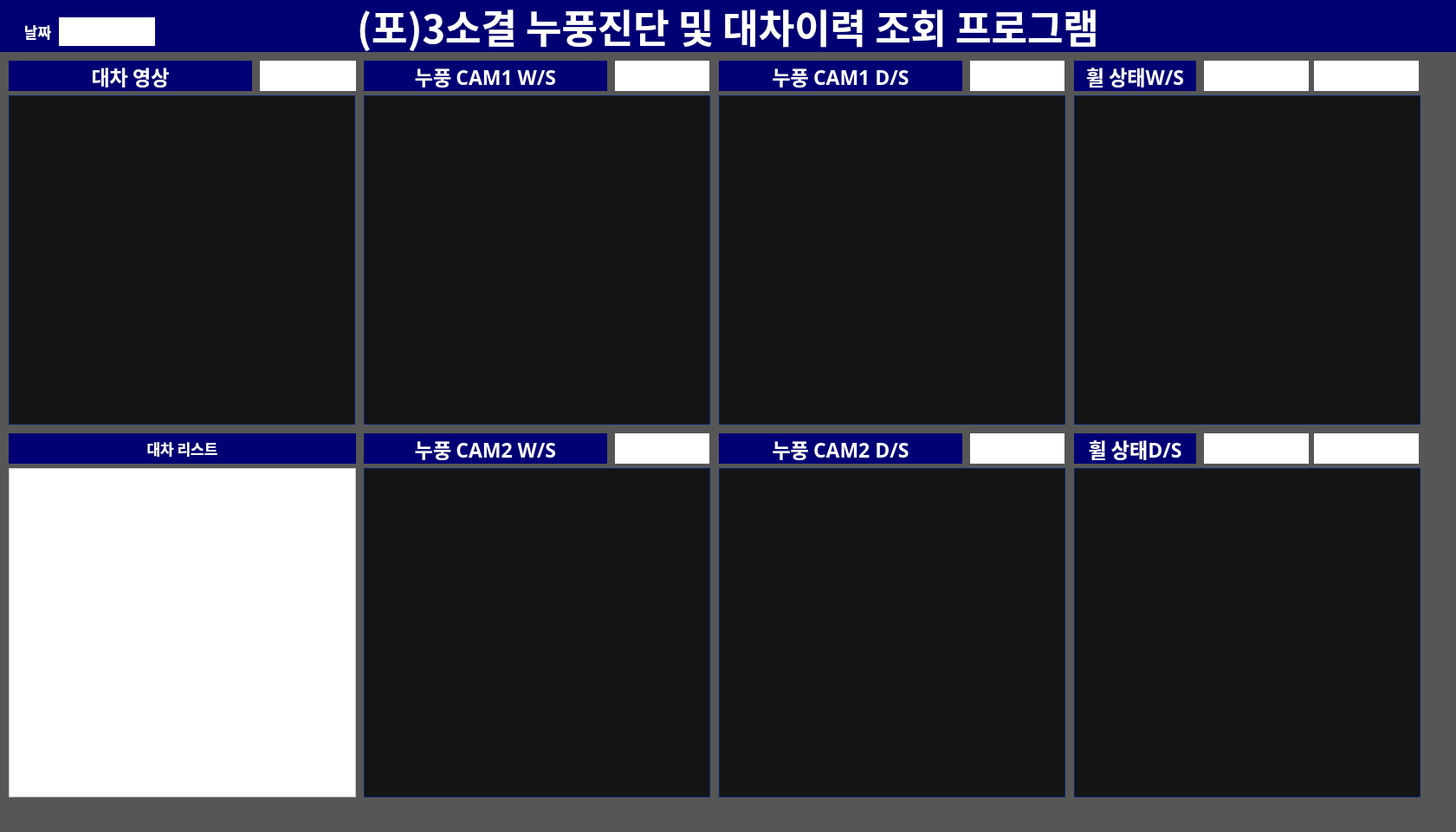
<?xml version="1.0" encoding="UTF-8"?>
<ui version="4.0">
 <class>MainWindow</class>
 <widget class="QMainWindow" name="MainWindow">
  <property name="windowModality">
   <enum>Qt::NonModal</enum>
  </property>
  <property name="enabled">
   <bool>true</bool>
  </property>
  <property name="geometry">
   <rect>
    <x>0</x>
    <y>0</y>
    <width>1681</width>
    <height>960</height>
   </rect>
  </property>
  <property name="sizePolicy">
   <sizepolicy hsizetype="Preferred" vsizetype="Preferred">
    <horstretch>0</horstretch>
    <verstretch>0</verstretch>
   </sizepolicy>
  </property>
  <property name="windowTitle">
   <string>MainWindow</string>
  </property>
  <property name="layoutDirection">
   <enum>Qt::LeftToRight</enum>
  </property>
  <property name="styleSheet">
   <string notr="true">background-color: rgb(86, 86, 86);</string>
  </property>
  <widget class="QWidget" name="centralwidget">
   <widget class="QLabel" name="image_1">
    <property name="geometry">
     <rect>
      <x>10</x>
      <y>110</y>
      <width>400</width>
      <height>380</height>
     </rect>
    </property>
    <property name="font">
     <font>
      <pointsize>15</pointsize>
     </font>
    </property>
    <property name="styleSheet">
     <string notr="true">background-color: rgb(20, 20, 20);
color: rgb(0, 38, 116);</string>
    </property>
    <property name="frameShape">
     <enum>QFrame::Box</enum>
    </property>
    <property name="lineWidth">
     <number>1</number>
    </property>
    <property name="text">
     <string/>
    </property>
    <property name="alignment">
     <set>Qt::AlignCenter</set>
    </property>
   </widget>
   <widget class="QLabel" name="image_2">
    <property name="geometry">
     <rect>
      <x>420</x>
      <y>110</y>
      <width>400</width>
      <height>380</height>
     </rect>
    </property>
    <property name="font">
     <font>
      <pointsize>15</pointsize>
     </font>
    </property>
    <property name="styleSheet">
     <string notr="true">background-color: rgb(20, 20, 20);
color: rgb(0, 38, 116);</string>
    </property>
    <property name="frameShape">
     <enum>QFrame::Box</enum>
    </property>
    <property name="lineWidth">
     <number>1</number>
    </property>
    <property name="text">
     <string/>
    </property>
    <property name="alignment">
     <set>Qt::AlignCenter</set>
    </property>
   </widget>
   <widget class="QLabel" name="name_label">
    <property name="geometry">
     <rect>
      <x>0</x>
      <y>0</y>
      <width>1681</width>
      <height>60</height>
     </rect>
    </property>
    <property name="font">
     <font>
      <family>맑은 고딕</family>
      <pointsize>34</pointsize>
      <weight>75</weight>
      <bold>true</bold>
     </font>
    </property>
    <property name="layoutDirection">
     <enum>Qt::LeftToRight</enum>
    </property>
    <property name="styleSheet">
     <string notr="true">background-color: rgb(0, 0, 117);
color: rgb(255, 255, 255);</string>
    </property>
    <property name="frameShape">
     <enum>QFrame::NoFrame</enum>
    </property>
    <property name="frameShadow">
     <enum>QFrame::Plain</enum>
    </property>
    <property name="lineWidth">
     <number>2</number>
    </property>
    <property name="midLineWidth">
     <number>0</number>
    </property>
    <property name="text">
     <string>(포)3소결 누풍진단 및 대차이력 조회 프로그램</string>
    </property>
    <property name="alignment">
     <set>Qt::AlignCenter</set>
    </property>
   </widget>
   <widget class="QLabel" name="label_4">
    <property name="geometry">
     <rect>
      <x>10</x>
      <y>70</y>
      <width>281</width>
      <height>35</height>
     </rect>
    </property>
    <property name="font">
     <font>
      <family>맑은 고딕</family>
      <pointsize>17</pointsize>
      <weight>75</weight>
      <bold>true</bold>
     </font>
    </property>
    <property name="styleSheet">
     <string notr="true">background-color: rgb(0, 0, 117);
color: rgb(255, 255, 255);</string>
    </property>
    <property name="frameShape">
     <enum>QFrame::NoFrame</enum>
    </property>
    <property name="text">
     <string>대차 영상</string>
    </property>
    <property name="alignment">
     <set>Qt::AlignCenter</set>
    </property>
   </widget>
   <widget class="QLabel" name="label_6">
    <property name="geometry">
     <rect>
      <x>420</x>
      <y>70</y>
      <width>281</width>
      <height>35</height>
     </rect>
    </property>
    <property name="font">
     <font>
      <family>맑은 고딕</family>
      <pointsize>17</pointsize>
      <weight>75</weight>
      <bold>true</bold>
     </font>
    </property>
    <property name="styleSheet">
     <string notr="true">background-color: rgb(0, 0, 117);
color: rgb(255, 255, 255);</string>
    </property>
    <property name="frameShape">
     <enum>QFrame::NoFrame</enum>
    </property>
    <property name="text">
     <string>누풍 CAM1 W/S</string>
    </property>
    <property name="alignment">
     <set>Qt::AlignCenter</set>
    </property>
   </widget>
   <widget class="QLabel" name="label_8">
    <property name="geometry">
     <rect>
      <x>-12</x>
      <y>20</y>
      <width>111</width>
      <height>33</height>
     </rect>
    </property>
    <property name="font">
     <font>
      <family>맑은 고딕</family>
      <pointsize>13</pointsize>
      <weight>75</weight>
      <bold>true</bold>
     </font>
    </property>
    <property name="styleSheet">
     <string notr="true">background-color: rgb(0, 0, 117);
color: rgb(255, 255, 255);</string>
    </property>
    <property name="frameShape">
     <enum>QFrame::NoFrame</enum>
    </property>
    <property name="text">
     <string>날짜</string>
    </property>
    <property name="alignment">
     <set>Qt::AlignCenter</set>
    </property>
   </widget>
   <widget class="QLabel" name="label_11">
    <property name="geometry">
     <rect>
      <x>830</x>
      <y>70</y>
      <width>281</width>
      <height>35</height>
     </rect>
    </property>
    <property name="font">
     <font>
      <family>맑은 고딕</family>
      <pointsize>17</pointsize>
      <weight>75</weight>
      <bold>true</bold>
     </font>
    </property>
    <property name="styleSheet">
     <string notr="true">background-color: rgb(0, 0, 117);
color: rgb(255, 255, 255);</string>
    </property>
    <property name="frameShape">
     <enum>QFrame::NoFrame</enum>
    </property>
    <property name="text">
     <string>누풍 CAM1 D/S</string>
    </property>
    <property name="alignment">
     <set>Qt::AlignCenter</set>
    </property>
   </widget>
   <widget class="QLabel" name="image_3">
    <property name="geometry">
     <rect>
      <x>830</x>
      <y>110</y>
      <width>400</width>
      <height>380</height>
     </rect>
    </property>
    <property name="font">
     <font>
      <pointsize>15</pointsize>
     </font>
    </property>
    <property name="styleSheet">
     <string notr="true">background-color: rgb(20, 20, 20);
color: rgb(0, 38, 116);</string>
    </property>
    <property name="frameShape">
     <enum>QFrame::Box</enum>
    </property>
    <property name="lineWidth">
     <number>1</number>
    </property>
    <property name="text">
     <string/>
    </property>
    <property name="alignment">
     <set>Qt::AlignCenter</set>
    </property>
   </widget>
   <widget class="QLabel" name="time_label">
    <property name="geometry">
     <rect>
      <x>68</x>
      <y>20</y>
      <width>111</width>
      <height>33</height>
     </rect>
    </property>
    <property name="font">
     <font>
      <family>맑은 고딕</family>
      <pointsize>13</pointsize>
      <weight>75</weight>
      <bold>true</bold>
     </font>
    </property>
    <property name="styleSheet">
     <string notr="true">color: rgb(0, 0, 0);
background-color: rgb(255, 255, 255);</string>
    </property>
    <property name="frameShape">
     <enum>QFrame::NoFrame</enum>
    </property>
    <property name="text">
     <string/>
    </property>
    <property name="alignment">
     <set>Qt::AlignCenter</set>
    </property>
   </widget>
   <widget class="QLabel" name="num_label">
    <property name="geometry">
     <rect>
      <x>300</x>
      <y>70</y>
      <width>111</width>
      <height>35</height>
     </rect>
    </property>
    <property name="font">
     <font>
      <family>맑은 고딕</family>
      <pointsize>13</pointsize>
      <weight>75</weight>
      <bold>true</bold>
     </font>
    </property>
    <property name="styleSheet">
     <string notr="true">color: rgb(0, 0, 0);
background-color: rgb(255, 255, 255);</string>
    </property>
    <property name="frameShape">
     <enum>QFrame::NoFrame</enum>
    </property>
    <property name="text">
     <string/>
    </property>
    <property name="alignment">
     <set>Qt::AlignCenter</set>
    </property>
   </widget>
   <widget class="QLabel" name="dB_label1">
    <property name="geometry">
     <rect>
      <x>710</x>
      <y>70</y>
      <width>109</width>
      <height>35</height>
     </rect>
    </property>
    <property name="font">
     <font>
      <family>맑은 고딕</family>
      <pointsize>13</pointsize>
      <weight>75</weight>
      <bold>true</bold>
     </font>
    </property>
    <property name="styleSheet">
     <string notr="true">color: rgb(0, 0, 0);
background-color: rgb(255, 255, 255);</string>
    </property>
    <property name="frameShape">
     <enum>QFrame::NoFrame</enum>
    </property>
    <property name="text">
     <string/>
    </property>
    <property name="alignment">
     <set>Qt::AlignCenter</set>
    </property>
   </widget>
   <widget class="QLabel" name="dB_label2">
    <property name="geometry">
     <rect>
      <x>1120</x>
      <y>70</y>
      <width>109</width>
      <height>35</height>
     </rect>
    </property>
    <property name="font">
     <font>
      <family>맑은 고딕</family>
      <pointsize>13</pointsize>
      <weight>75</weight>
      <bold>true</bold>
     </font>
    </property>
    <property name="styleSheet">
     <string notr="true">color: rgb(0, 0, 0);
background-color: rgb(255, 255, 255);</string>
    </property>
    <property name="frameShape">
     <enum>QFrame::NoFrame</enum>
    </property>
    <property name="text">
     <string/>
    </property>
    <property name="alignment">
     <set>Qt::AlignCenter</set>
    </property>
   </widget>
   <widget class="QLabel" name="label_15">
    <property name="geometry">
     <rect>
      <x>10</x>
      <y>500</y>
      <width>401</width>
      <height>35</height>
     </rect>
    </property>
    <property name="font">
     <font>
      <family>맑은 고딕</family>
      <pointsize>13</pointsize>
      <weight>75</weight>
      <bold>true</bold>
     </font>
    </property>
    <property name="styleSheet">
     <string notr="true">background-color: rgb(0, 0, 117);
color: rgb(255, 255, 255);</string>
    </property>
    <property name="frameShape">
     <enum>QFrame::NoFrame</enum>
    </property>
    <property name="text">
     <string>대차 리스트</string>
    </property>
    <property name="alignment">
     <set>Qt::AlignCenter</set>
    </property>
   </widget>
   <widget class="QListWidget" name="listWidget">
    <property name="geometry">
     <rect>
      <x>10</x>
      <y>540</y>
      <width>401</width>
      <height>380</height>
     </rect>
    </property>
    <property name="font">
     <font>
      <pointsize>10</pointsize>
     </font>
    </property>
    <property name="styleSheet">
     <string notr="true">background-color: rgb(255, 255, 255);
color: rgb(0, 0, 0);</string>
    </property>
    <property name="editTriggers">
     <set>QAbstractItemView::NoEditTriggers</set>
    </property>
   </widget>
   <widget class="QLabel" name="image_4">
    <property name="geometry">
     <rect>
      <x>420</x>
      <y>540</y>
      <width>400</width>
      <height>380</height>
     </rect>
    </property>
    <property name="font">
     <font>
      <pointsize>15</pointsize>
     </font>
    </property>
    <property name="styleSheet">
     <string notr="true">background-color: rgb(20, 20, 20);
color: rgb(0, 38, 116);</string>
    </property>
    <property name="frameShape">
     <enum>QFrame::Box</enum>
    </property>
    <property name="lineWidth">
     <number>1</number>
    </property>
    <property name="text">
     <string/>
    </property>
    <property name="alignment">
     <set>Qt::AlignCenter</set>
    </property>
   </widget>
   <widget class="QLabel" name="image_5">
    <property name="geometry">
     <rect>
      <x>830</x>
      <y>540</y>
      <width>400</width>
      <height>380</height>
     </rect>
    </property>
    <property name="font">
     <font>
      <pointsize>15</pointsize>
     </font>
    </property>
    <property name="styleSheet">
     <string notr="true">background-color: rgb(20, 20, 20);
color: rgb(0, 38, 116);</string>
    </property>
    <property name="frameShape">
     <enum>QFrame::Box</enum>
    </property>
    <property name="lineWidth">
     <number>1</number>
    </property>
    <property name="text">
     <string/>
    </property>
    <property name="alignment">
     <set>Qt::AlignCenter</set>
    </property>
   </widget>
   <widget class="QLabel" name="image_6">
    <property name="geometry">
     <rect>
      <x>1240</x>
      <y>110</y>
      <width>400</width>
      <height>380</height>
     </rect>
    </property>
    <property name="font">
     <font>
      <pointsize>15</pointsize>
     </font>
    </property>
    <property name="styleSheet">
     <string notr="true">background-color: rgb(20, 20, 20);
color: rgb(0, 38, 116);</string>
    </property>
    <property name="frameShape">
     <enum>QFrame::Box</enum>
    </property>
    <property name="lineWidth">
     <number>1</number>
    </property>
    <property name="text">
     <string/>
    </property>
    <property name="alignment">
     <set>Qt::AlignCenter</set>
    </property>
   </widget>
   <widget class="QLabel" name="image_7">
    <property name="geometry">
     <rect>
      <x>1240</x>
      <y>540</y>
      <width>400</width>
      <height>380</height>
     </rect>
    </property>
    <property name="font">
     <font>
      <pointsize>15</pointsize>
     </font>
    </property>
    <property name="styleSheet">
     <string notr="true">background-color: rgb(20, 20, 20);
color: rgb(0, 38, 116);</string>
    </property>
    <property name="frameShape">
     <enum>QFrame::Box</enum>
    </property>
    <property name="lineWidth">
     <number>1</number>
    </property>
    <property name="text">
     <string/>
    </property>
    <property name="alignment">
     <set>Qt::AlignCenter</set>
    </property>
   </widget>
   <widget class="QLabel" name="label_13">
    <property name="geometry">
     <rect>
      <x>1240</x>
      <y>70</y>
      <width>141</width>
      <height>35</height>
     </rect>
    </property>
    <property name="font">
     <font>
      <family>맑은 고딕</family>
      <pointsize>17</pointsize>
      <weight>75</weight>
      <bold>true</bold>
     </font>
    </property>
    <property name="styleSheet">
     <string notr="true">background-color: rgb(0, 0, 117);
color: rgb(255, 255, 255);</string>
    </property>
    <property name="frameShape">
     <enum>QFrame::NoFrame</enum>
    </property>
    <property name="text">
     <string>휠 상태W/S</string>
    </property>
    <property name="alignment">
     <set>Qt::AlignCenter</set>
    </property>
   </widget>
   <widget class="QLabel" name="wheel_label1">
    <property name="geometry">
     <rect>
      <x>1390</x>
      <y>70</y>
      <width>121</width>
      <height>35</height>
     </rect>
    </property>
    <property name="font">
     <font>
      <family>맑은 고딕</family>
      <pointsize>13</pointsize>
      <weight>75</weight>
      <bold>true</bold>
     </font>
    </property>
    <property name="styleSheet">
     <string notr="true">color: rgb(0, 0, 0);
background-color: rgb(255, 255, 255);</string>
    </property>
    <property name="frameShape">
     <enum>QFrame::NoFrame</enum>
    </property>
    <property name="text">
     <string/>
    </property>
    <property name="alignment">
     <set>Qt::AlignCenter</set>
    </property>
   </widget>
   <widget class="QLabel" name="wheel_label2">
    <property name="geometry">
     <rect>
      <x>1390</x>
      <y>500</y>
      <width>121</width>
      <height>35</height>
     </rect>
    </property>
    <property name="font">
     <font>
      <family>맑은 고딕</family>
      <pointsize>13</pointsize>
      <weight>75</weight>
      <bold>true</bold>
     </font>
    </property>
    <property name="styleSheet">
     <string notr="true">color: rgb(0, 0, 0);
background-color: rgb(255, 255, 255);</string>
    </property>
    <property name="frameShape">
     <enum>QFrame::NoFrame</enum>
    </property>
    <property name="text">
     <string/>
    </property>
    <property name="alignment">
     <set>Qt::AlignCenter</set>
    </property>
   </widget>
   <widget class="QLabel" name="dB_label4">
    <property name="geometry">
     <rect>
      <x>1120</x>
      <y>500</y>
      <width>109</width>
      <height>35</height>
     </rect>
    </property>
    <property name="font">
     <font>
      <family>맑은 고딕</family>
      <pointsize>13</pointsize>
      <weight>75</weight>
      <bold>true</bold>
     </font>
    </property>
    <property name="styleSheet">
     <string notr="true">color: rgb(0, 0, 0);
background-color: rgb(255, 255, 255);</string>
    </property>
    <property name="frameShape">
     <enum>QFrame::NoFrame</enum>
    </property>
    <property name="text">
     <string/>
    </property>
    <property name="alignment">
     <set>Qt::AlignCenter</set>
    </property>
   </widget>
   <widget class="QLabel" name="label_7">
    <property name="geometry">
     <rect>
      <x>420</x>
      <y>500</y>
      <width>281</width>
      <height>35</height>
     </rect>
    </property>
    <property name="font">
     <font>
      <family>맑은 고딕</family>
      <pointsize>17</pointsize>
      <weight>75</weight>
      <bold>true</bold>
     </font>
    </property>
    <property name="styleSheet">
     <string notr="true">background-color: rgb(0, 0, 117);
color: rgb(255, 255, 255);</string>
    </property>
    <property name="frameShape">
     <enum>QFrame::NoFrame</enum>
    </property>
    <property name="text">
     <string>누풍 CAM2 W/S</string>
    </property>
    <property name="alignment">
     <set>Qt::AlignCenter</set>
    </property>
   </widget>
   <widget class="QLabel" name="label_14">
    <property name="geometry">
     <rect>
      <x>1240</x>
      <y>500</y>
      <width>141</width>
      <height>35</height>
     </rect>
    </property>
    <property name="font">
     <font>
      <family>맑은 고딕</family>
      <pointsize>17</pointsize>
      <weight>75</weight>
      <bold>true</bold>
     </font>
    </property>
    <property name="styleSheet">
     <string notr="true">background-color: rgb(0, 0, 117);
color: rgb(255, 255, 255);</string>
    </property>
    <property name="frameShape">
     <enum>QFrame::NoFrame</enum>
    </property>
    <property name="text">
     <string>휠 상태D/S</string>
    </property>
    <property name="alignment">
     <set>Qt::AlignCenter</set>
    </property>
   </widget>
   <widget class="QLabel" name="label_12">
    <property name="geometry">
     <rect>
      <x>830</x>
      <y>500</y>
      <width>281</width>
      <height>35</height>
     </rect>
    </property>
    <property name="font">
     <font>
      <family>맑은 고딕</family>
      <pointsize>17</pointsize>
      <weight>75</weight>
      <bold>true</bold>
     </font>
    </property>
    <property name="styleSheet">
     <string notr="true">background-color: rgb(0, 0, 117);
color: rgb(255, 255, 255);</string>
    </property>
    <property name="frameShape">
     <enum>QFrame::NoFrame</enum>
    </property>
    <property name="text">
     <string>누풍 CAM2 D/S</string>
    </property>
    <property name="alignment">
     <set>Qt::AlignCenter</set>
    </property>
   </widget>
   <widget class="QLabel" name="dB_label3">
    <property name="geometry">
     <rect>
      <x>710</x>
      <y>500</y>
      <width>109</width>
      <height>35</height>
     </rect>
    </property>
    <property name="font">
     <font>
      <family>맑은 고딕</family>
      <pointsize>13</pointsize>
      <weight>75</weight>
      <bold>true</bold>
     </font>
    </property>
    <property name="styleSheet">
     <string notr="true">color: rgb(0, 0, 0);
background-color: rgb(255, 255, 255);</string>
    </property>
    <property name="frameShape">
     <enum>QFrame::NoFrame</enum>
    </property>
    <property name="text">
     <string/>
    </property>
    <property name="alignment">
     <set>Qt::AlignCenter</set>
    </property>
   </widget>
   <widget class="QLabel" name="wheel_label4">
    <property name="geometry">
     <rect>
      <x>1517</x>
      <y>70</y>
      <width>121</width>
      <height>35</height>
     </rect>
    </property>
    <property name="font">
     <font>
      <family>맑은 고딕</family>
      <pointsize>13</pointsize>
      <weight>75</weight>
      <bold>true</bold>
     </font>
    </property>
    <property name="styleSheet">
     <string notr="true">color: rgb(0, 0, 0);
background-color: rgb(255, 255, 255);</string>
    </property>
    <property name="frameShape">
     <enum>QFrame::NoFrame</enum>
    </property>
    <property name="text">
     <string/>
    </property>
    <property name="alignment">
     <set>Qt::AlignCenter</set>
    </property>
   </widget>
   <widget class="QLabel" name="wheel_label3">
    <property name="geometry">
     <rect>
      <x>1517</x>
      <y>500</y>
      <width>121</width>
      <height>35</height>
     </rect>
    </property>
    <property name="font">
     <font>
      <family>맑은 고딕</family>
      <pointsize>13</pointsize>
      <weight>75</weight>
      <bold>true</bold>
     </font>
    </property>
    <property name="styleSheet">
     <string notr="true">color: rgb(0, 0, 0);
background-color: rgb(255, 255, 255);</string>
    </property>
    <property name="frameShape">
     <enum>QFrame::NoFrame</enum>
    </property>
    <property name="text">
     <string/>
    </property>
    <property name="alignment">
     <set>Qt::AlignCenter</set>
    </property>
   </widget>
  </widget>
  <widget class="QMenuBar" name="menubar">
   <property name="geometry">
    <rect>
     <x>0</x>
     <y>0</y>
     <width>1681</width>
     <height>21</height>
    </rect>
   </property>
  </widget>
  <widget class="QStatusBar" name="statusbar"/>
 </widget>
 <resources/>
 <connections/>
 <slots>
  <slot>start_btn()</slot>
  <slot>start_btn2()</slot>
 </slots>
</ui>
